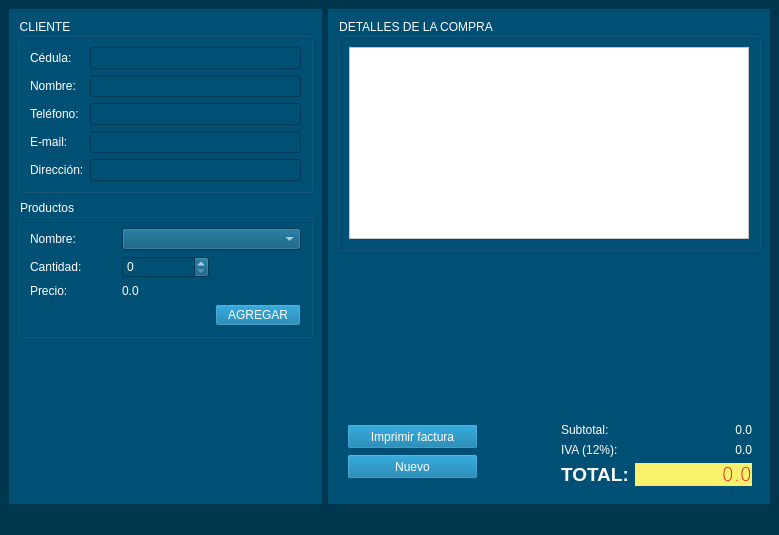
<?xml version="1.0" encoding="UTF-8"?>
<ui version="4.0">
 <class>Principal</class>
 <widget class="QMainWindow" name="Principal">
  <property name="geometry">
   <rect>
    <x>0</x>
    <y>0</y>
    <width>779</width>
    <height>535</height>
   </rect>
  </property>
  <property name="windowTitle">
   <string>Tienda</string>
  </property>
  <property name="windowIcon">
   <iconset resource="Recursos.qrc">
    <normaloff>:/Recursos/tienda.png</normaloff>:/Recursos/tienda.png</iconset>
  </property>
  <property name="styleSheet">
   <string notr="true">background-color: rgb(0, 55, 80);</string>
  </property>
  <widget class="QWidget" name="centralwidget">
   <layout class="QHBoxLayout" name="horizontalLayout">
    <item>
     <widget class="QWidget" name="widget" native="true">
      <property name="minimumSize">
       <size>
        <width>300</width>
        <height>0</height>
       </size>
      </property>
      <property name="maximumSize">
       <size>
        <width>400</width>
        <height>16777215</height>
       </size>
      </property>
      <property name="styleSheet">
       <string notr="true">background-color: rgb(0, 80, 117);
font: 8pt &quot;Verdana&quot;;</string>
      </property>
      <layout class="QVBoxLayout" name="verticalLayout">
       <item>
        <widget class="QGroupBox" name="groupBox">
         <property name="maximumSize">
          <size>
           <width>16777215</width>
           <height>250</height>
          </size>
         </property>
         <property name="styleSheet">
          <string notr="true">font: 75 8pt &quot;Verdana&quot;;
color: rgb(255, 255, 255);</string>
         </property>
         <property name="title">
          <string>CLIENTE</string>
         </property>
         <layout class="QFormLayout" name="formLayout_2">
          <item row="0" column="0">
           <widget class="QLabel" name="label_4">
            <property name="text">
             <string>Cédula:</string>
            </property>
           </widget>
          </item>
          <item row="0" column="1">
           <widget class="QLineEdit" name="inCedula">
            <property name="styleSheet">
             <string notr="true">background-color: rgb(0, 80, 117);
font: 8pt &quot;Verdana&quot;;</string>
            </property>
           </widget>
          </item>
          <item row="1" column="0">
           <widget class="QLabel" name="label_5">
            <property name="text">
             <string>Nombre:</string>
            </property>
           </widget>
          </item>
          <item row="1" column="1">
           <widget class="QLineEdit" name="inNombre">
            <property name="styleSheet">
             <string notr="true">background-color: rgb(0, 80, 117);
font: 8pt &quot;Verdana&quot;;</string>
            </property>
           </widget>
          </item>
          <item row="2" column="0">
           <widget class="QLabel" name="label_6">
            <property name="text">
             <string>Teléfono:</string>
            </property>
           </widget>
          </item>
          <item row="2" column="1">
           <widget class="QLineEdit" name="inTelefono">
            <property name="styleSheet">
             <string notr="true">background-color: rgb(0, 80, 117);
font: 8pt &quot;Verdana&quot;;</string>
            </property>
           </widget>
          </item>
          <item row="3" column="0">
           <widget class="QLabel" name="label_7">
            <property name="text">
             <string>E-mail:</string>
            </property>
           </widget>
          </item>
          <item row="3" column="1">
           <widget class="QLineEdit" name="inEmail">
            <property name="styleSheet">
             <string notr="true">background-color: rgb(0, 80, 117);
font: 8pt &quot;Verdana&quot;;</string>
            </property>
           </widget>
          </item>
          <item row="4" column="0">
           <widget class="QLabel" name="label_8">
            <property name="text">
             <string>Dirección:</string>
            </property>
           </widget>
          </item>
          <item row="4" column="1">
           <widget class="QLineEdit" name="inDireccion">
            <property name="styleSheet">
             <string notr="true">background-color: rgb(0, 80, 117);
font: 8pt &quot;Verdana&quot;;</string>
            </property>
            <property name="readOnly">
             <bool>false</bool>
            </property>
           </widget>
          </item>
         </layout>
        </widget>
       </item>
       <item>
        <widget class="QGroupBox" name="groupBox_2">
         <property name="maximumSize">
          <size>
           <width>16777215</width>
           <height>180</height>
          </size>
         </property>
         <property name="styleSheet">
          <string notr="true">color: rgb(255, 255, 255);</string>
         </property>
         <property name="title">
          <string>Productos</string>
         </property>
         <layout class="QGridLayout" name="gridLayout_2">
          <item row="0" column="0">
           <widget class="QLabel" name="label_9">
            <property name="text">
             <string>Nombre:</string>
            </property>
           </widget>
          </item>
          <item row="0" column="1" colspan="2">
           <widget class="QComboBox" name="inProducto"/>
          </item>
          <item row="1" column="0">
           <widget class="QLabel" name="label_10">
            <property name="text">
             <string>Cantidad:</string>
            </property>
           </widget>
          </item>
          <item row="1" column="1">
           <widget class="QSpinBox" name="inCantidad"/>
          </item>
          <item row="2" column="0">
           <widget class="QLabel" name="label_11">
            <property name="text">
             <string>Precio:</string>
            </property>
           </widget>
          </item>
          <item row="2" column="1">
           <widget class="QLabel" name="outPrecio">
            <property name="text">
             <string>0.0</string>
            </property>
           </widget>
          </item>
          <item row="3" column="0" colspan="2">
           <spacer name="horizontalSpacer">
            <property name="orientation">
             <enum>Qt::Horizontal</enum>
            </property>
            <property name="sizeHint" stdset="0">
             <size>
              <width>146</width>
              <height>20</height>
             </size>
            </property>
           </spacer>
          </item>
          <item row="3" column="2">
           <widget class="QPushButton" name="btnAgregar">
            <property name="styleSheet">
             <string notr="true">background-color: rgb(0, 111, 162);</string>
            </property>
            <property name="text">
             <string>AGREGAR</string>
            </property>
            <property name="icon">
             <iconset resource="Recursos.qrc">
              <normaloff>:/Recursos/carrito-de-compras.png</normaloff>:/Recursos/carrito-de-compras.png</iconset>
            </property>
           </widget>
          </item>
         </layout>
        </widget>
       </item>
       <item>
        <spacer name="verticalSpacer_3">
         <property name="orientation">
          <enum>Qt::Vertical</enum>
         </property>
         <property name="sizeHint" stdset="0">
          <size>
           <width>20</width>
           <height>40</height>
          </size>
         </property>
        </spacer>
       </item>
      </layout>
     </widget>
    </item>
    <item>
     <widget class="QWidget" name="widget_2" native="true">
      <property name="styleSheet">
       <string notr="true">background-color: rgb(0, 80, 117);
color: rgb(255, 255, 255);</string>
      </property>
      <layout class="QGridLayout" name="gridLayout">
       <item row="0" column="0" colspan="2">
        <widget class="QGroupBox" name="groupBox_3">
         <property name="styleSheet">
          <string notr="true">font: 8pt &quot;Verdana&quot;;</string>
         </property>
         <property name="title">
          <string>DETALLES DE LA COMPRA</string>
         </property>
         <layout class="QHBoxLayout" name="horizontalLayout_3">
          <item>
           <widget class="QTableWidget" name="outDetalle">
            <property name="minimumSize">
             <size>
              <width>400</width>
              <height>0</height>
             </size>
            </property>
            <property name="styleSheet">
             <string notr="true">background-color: rgb(255, 255, 255);
color: rgb(0, 0, 0);</string>
            </property>
           </widget>
          </item>
         </layout>
        </widget>
       </item>
       <item row="1" column="0">
        <spacer name="verticalSpacer">
         <property name="orientation">
          <enum>Qt::Vertical</enum>
         </property>
         <property name="sizeHint" stdset="0">
          <size>
           <width>20</width>
           <height>90</height>
          </size>
         </property>
        </spacer>
       </item>
       <item row="1" column="1">
        <spacer name="verticalSpacer_2">
         <property name="orientation">
          <enum>Qt::Vertical</enum>
         </property>
         <property name="sizeHint" stdset="0">
          <size>
           <width>20</width>
           <height>90</height>
          </size>
         </property>
        </spacer>
       </item>
       <item row="2" column="0">
        <widget class="QWidget" name="widget_3" native="true">
         <widget class="QPushButton" name="btnImprimir">
          <property name="geometry">
           <rect>
            <x>10</x>
            <y>10</y>
            <width>131</width>
            <height>25</height>
           </rect>
          </property>
          <property name="styleSheet">
           <string notr="true">font: 8pt &quot;Verdana&quot;;
background-color: rgb(0, 111, 162);</string>
          </property>
          <property name="text">
           <string>Imprimir factura</string>
          </property>
          <property name="icon">
           <iconset resource="Recursos.qrc">
            <normaloff>:/Recursos/recipt.png</normaloff>:/Recursos/recipt.png</iconset>
          </property>
         </widget>
         <widget class="QPushButton" name="btnLimpiar">
          <property name="geometry">
           <rect>
            <x>10</x>
            <y>40</y>
            <width>131</width>
            <height>25</height>
           </rect>
          </property>
          <property name="styleSheet">
           <string notr="true">font: 8pt &quot;Verdana&quot;;
background-color: rgb(0, 111, 162);</string>
          </property>
          <property name="text">
           <string>Nuevo</string>
          </property>
          <property name="icon">
           <iconset resource="Recursos.qrc">
            <normaloff>:/Recursos/agregar-usuario.png</normaloff>:/Recursos/agregar-usuario.png</iconset>
          </property>
         </widget>
        </widget>
       </item>
       <item row="2" column="1">
        <widget class="QWidget" name="widget_4" native="true">
         <layout class="QFormLayout" name="formLayout">
          <item row="0" column="0">
           <widget class="QLabel" name="label">
            <property name="styleSheet">
             <string notr="true">font: 8pt &quot;Verdana&quot;;</string>
            </property>
            <property name="text">
             <string>Subtotal:</string>
            </property>
           </widget>
          </item>
          <item row="0" column="1">
           <widget class="QLabel" name="outSubtotal">
            <property name="minimumSize">
             <size>
              <width>100</width>
              <height>0</height>
             </size>
            </property>
            <property name="layoutDirection">
             <enum>Qt::LeftToRight</enum>
            </property>
            <property name="styleSheet">
             <string notr="true">font: 8pt &quot;Verdana&quot;;</string>
            </property>
            <property name="text">
             <string>0.0</string>
            </property>
            <property name="alignment">
             <set>Qt::AlignRight|Qt::AlignTrailing|Qt::AlignVCenter</set>
            </property>
           </widget>
          </item>
          <item row="1" column="0">
           <widget class="QLabel" name="label_2">
            <property name="styleSheet">
             <string notr="true">font: 8pt &quot;Verdana&quot;;</string>
            </property>
            <property name="text">
             <string>IVA (12%):</string>
            </property>
           </widget>
          </item>
          <item row="1" column="1">
           <widget class="QLabel" name="outIva">
            <property name="minimumSize">
             <size>
              <width>100</width>
              <height>0</height>
             </size>
            </property>
            <property name="layoutDirection">
             <enum>Qt::LeftToRight</enum>
            </property>
            <property name="styleSheet">
             <string notr="true">font: 8pt &quot;Verdana&quot;;
</string>
            </property>
            <property name="text">
             <string>0.0</string>
            </property>
            <property name="alignment">
             <set>Qt::AlignRight|Qt::AlignTrailing|Qt::AlignVCenter</set>
            </property>
           </widget>
          </item>
          <item row="2" column="0">
           <widget class="QLabel" name="label_3">
            <property name="font">
             <font>
              <pointsize>14</pointsize>
              <weight>75</weight>
              <bold>true</bold>
             </font>
            </property>
            <property name="text">
             <string>TOTAL:</string>
            </property>
           </widget>
          </item>
          <item row="2" column="1">
           <widget class="QLabel" name="outTotal">
            <property name="minimumSize">
             <size>
              <width>100</width>
              <height>0</height>
             </size>
            </property>
            <property name="font">
             <font>
              <family>Verdana</family>
              <pointsize>14</pointsize>
              <weight>9</weight>
              <italic>false</italic>
              <bold>false</bold>
             </font>
            </property>
            <property name="layoutDirection">
             <enum>Qt::LeftToRight</enum>
            </property>
            <property name="styleSheet">
             <string notr="true">background-color: rgb(249, 240, 107);
color: rgb(224, 27, 36);
font: 75 14pt &quot;Verdana&quot;;</string>
            </property>
            <property name="text">
             <string>0.0</string>
            </property>
            <property name="alignment">
             <set>Qt::AlignRight|Qt::AlignTrailing|Qt::AlignVCenter</set>
            </property>
           </widget>
          </item>
         </layout>
        </widget>
       </item>
      </layout>
     </widget>
    </item>
   </layout>
  </widget>
  <widget class="QMenuBar" name="menubar">
   <property name="geometry">
    <rect>
     <x>0</x>
     <y>0</y>
     <width>779</width>
     <height>25</height>
    </rect>
   </property>
  </widget>
  <widget class="QStatusBar" name="statusbar"/>
 </widget>
 <resources>
  <include location="Recursos.qrc"/>
 </resources>
 <connections/>
</ui>
